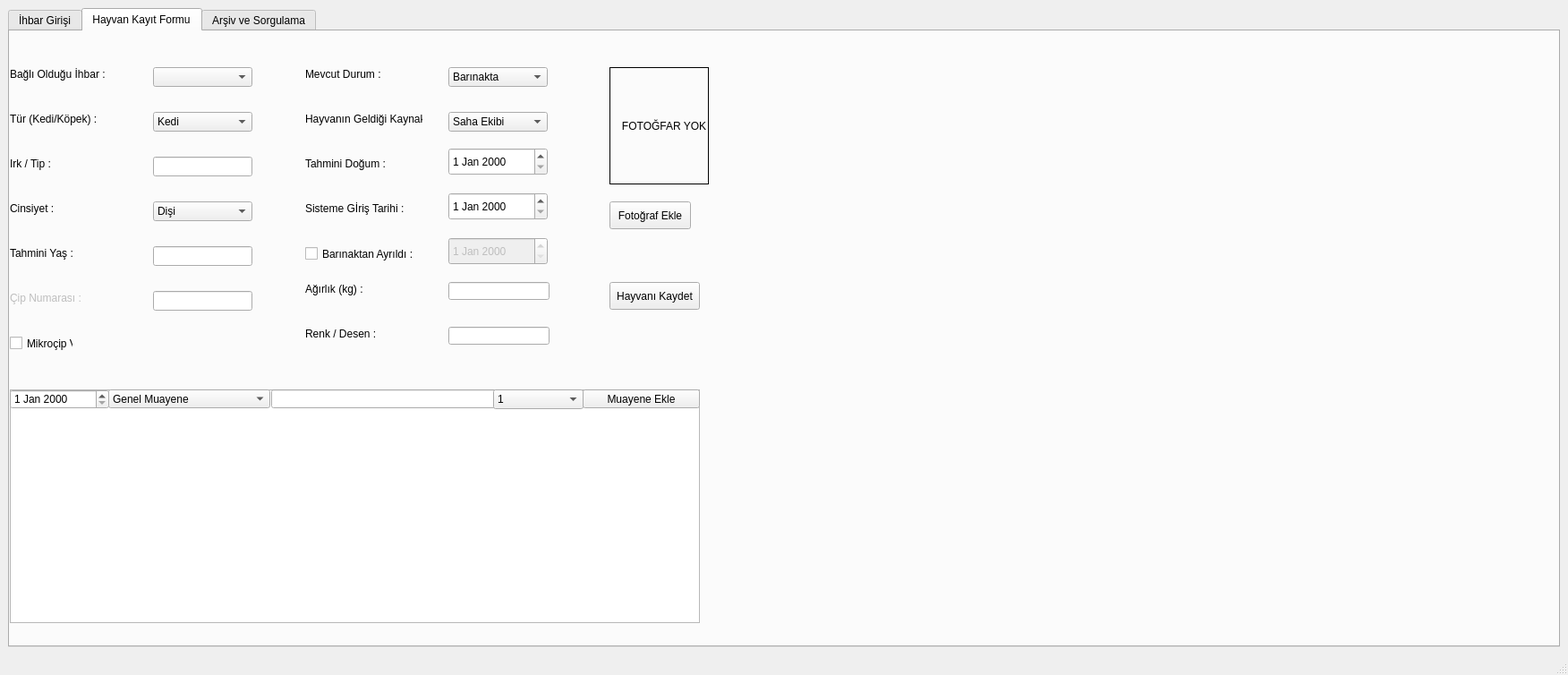
<?xml version="1.0" encoding="UTF-8"?>
<ui version="4.0">
 <class>MainWindow</class>
 <widget class="QMainWindow" name="MainWindow">
  <property name="geometry">
   <rect>
    <x>0</x>
    <y>0</y>
    <width>1752</width>
    <height>754</height>
   </rect>
  </property>
  <property name="windowTitle">
   <string>MainWindow</string>
  </property>
  <widget class="QWidget" name="centralwidget">
   <layout class="QGridLayout" name="gridLayout">
    <item row="0" column="0">
     <widget class="QTabWidget" name="anaSekme">
      <property name="enabled">
       <bool>true</bool>
      </property>
      <property name="currentIndex">
       <number>1</number>
      </property>
      <widget class="QWidget" name="tab">
       <attribute name="title">
        <string>İhbar Girişi</string>
       </attribute>
       <layout class="QHBoxLayout" name="horizontalLayout">
        <item>
         <widget class="QLabel" name="label">
          <property name="text">
           <string>İhbar Sahibi :</string>
          </property>
         </widget>
        </item>
        <item>
         <widget class="QLineEdit" name="txtIhbarSahibi"/>
        </item>
        <item>
         <widget class="QLabel" name="label_2">
          <property name="text">
           <string>Adres :</string>
          </property>
         </widget>
        </item>
        <item>
         <widget class="QTextEdit" name="txtIhbarAdres">
          <property name="html">
           <string>&lt;!DOCTYPE HTML PUBLIC &quot;-//W3C//DTD HTML 4.0//EN&quot; &quot;http://www.w3.org/TR/REC-html40/strict.dtd&quot;&gt;
&lt;html&gt;&lt;head&gt;&lt;meta name=&quot;qrichtext&quot; content=&quot;1&quot; /&gt;&lt;meta charset=&quot;utf-8&quot; /&gt;&lt;style type=&quot;text/css&quot;&gt;
p, li { white-space: pre-wrap; }
hr { height: 1px; border-width: 0; }
li.unchecked::marker { content: &quot;\2610&quot;; }
li.checked::marker { content: &quot;\2612&quot;; }
&lt;/style&gt;&lt;/head&gt;&lt;body style=&quot; font-family:'Segoe UI'; font-size:9pt; font-weight:400; font-style:normal;&quot;&gt;
&lt;p style=&quot;-qt-paragraph-type:empty; margin-top:0px; margin-bottom:0px; margin-left:0px; margin-right:0px; -qt-block-indent:0; text-indent:0px;&quot;&gt;&lt;br /&gt;&lt;/p&gt;&lt;/body&gt;&lt;/html&gt;</string>
          </property>
         </widget>
        </item>
        <item>
         <widget class="QTableWidget" name="tabloIhbarlar"/>
        </item>
        <item>
         <widget class="QPushButton" name="btnIhbarSil">
          <property name="palette">
           <palette>
            <active>
             <colorrole role="WindowText">
              <brush brushstyle="SolidPattern">
               <color alpha="255">
                <red>255</red>
                <green>255</green>
                <blue>255</blue>
               </color>
              </brush>
             </colorrole>
             <colorrole role="Button">
              <brush brushstyle="SolidPattern">
               <color alpha="255">
                <red>220</red>
                <green>53</green>
                <blue>69</blue>
               </color>
              </brush>
             </colorrole>
             <colorrole role="Text">
              <brush brushstyle="SolidPattern">
               <color alpha="255">
                <red>255</red>
                <green>255</green>
                <blue>255</blue>
               </color>
              </brush>
             </colorrole>
             <colorrole role="ButtonText">
              <brush brushstyle="SolidPattern">
               <color alpha="255">
                <red>255</red>
                <green>255</green>
                <blue>255</blue>
               </color>
              </brush>
             </colorrole>
             <colorrole role="Base">
              <brush brushstyle="SolidPattern">
               <color alpha="255">
                <red>220</red>
                <green>53</green>
                <blue>69</blue>
               </color>
              </brush>
             </colorrole>
             <colorrole role="Window">
              <brush brushstyle="SolidPattern">
               <color alpha="255">
                <red>220</red>
                <green>53</green>
                <blue>69</blue>
               </color>
              </brush>
             </colorrole>
             <colorrole role="PlaceholderText">
              <brush brushstyle="SolidPattern">
               <color alpha="128">
                <red>255</red>
                <green>255</green>
                <blue>255</blue>
               </color>
              </brush>
             </colorrole>
            </active>
            <inactive>
             <colorrole role="WindowText">
              <brush brushstyle="SolidPattern">
               <color alpha="255">
                <red>255</red>
                <green>255</green>
                <blue>255</blue>
               </color>
              </brush>
             </colorrole>
             <colorrole role="Button">
              <brush brushstyle="SolidPattern">
               <color alpha="255">
                <red>220</red>
                <green>53</green>
                <blue>69</blue>
               </color>
              </brush>
             </colorrole>
             <colorrole role="Text">
              <brush brushstyle="SolidPattern">
               <color alpha="255">
                <red>255</red>
                <green>255</green>
                <blue>255</blue>
               </color>
              </brush>
             </colorrole>
             <colorrole role="ButtonText">
              <brush brushstyle="SolidPattern">
               <color alpha="255">
                <red>255</red>
                <green>255</green>
                <blue>255</blue>
               </color>
              </brush>
             </colorrole>
             <colorrole role="Base">
              <brush brushstyle="SolidPattern">
               <color alpha="255">
                <red>220</red>
                <green>53</green>
                <blue>69</blue>
               </color>
              </brush>
             </colorrole>
             <colorrole role="Window">
              <brush brushstyle="SolidPattern">
               <color alpha="255">
                <red>220</red>
                <green>53</green>
                <blue>69</blue>
               </color>
              </brush>
             </colorrole>
             <colorrole role="PlaceholderText">
              <brush brushstyle="SolidPattern">
               <color alpha="128">
                <red>255</red>
                <green>255</green>
                <blue>255</blue>
               </color>
              </brush>
             </colorrole>
            </inactive>
            <disabled>
             <colorrole role="WindowText">
              <brush brushstyle="SolidPattern">
               <color alpha="255">
                <red>255</red>
                <green>255</green>
                <blue>255</blue>
               </color>
              </brush>
             </colorrole>
             <colorrole role="Button">
              <brush brushstyle="SolidPattern">
               <color alpha="255">
                <red>220</red>
                <green>53</green>
                <blue>69</blue>
               </color>
              </brush>
             </colorrole>
             <colorrole role="Text">
              <brush brushstyle="SolidPattern">
               <color alpha="255">
                <red>255</red>
                <green>255</green>
                <blue>255</blue>
               </color>
              </brush>
             </colorrole>
             <colorrole role="ButtonText">
              <brush brushstyle="SolidPattern">
               <color alpha="255">
                <red>255</red>
                <green>255</green>
                <blue>255</blue>
               </color>
              </brush>
             </colorrole>
             <colorrole role="Base">
              <brush brushstyle="SolidPattern">
               <color alpha="255">
                <red>220</red>
                <green>53</green>
                <blue>69</blue>
               </color>
              </brush>
             </colorrole>
             <colorrole role="Window">
              <brush brushstyle="SolidPattern">
               <color alpha="255">
                <red>220</red>
                <green>53</green>
                <blue>69</blue>
               </color>
              </brush>
             </colorrole>
             <colorrole role="LinkVisited">
              <brush brushstyle="SolidPattern">
               <color alpha="255">
                <red>89</red>
                <green>0</green>
                <blue>0</blue>
               </color>
              </brush>
             </colorrole>
             <colorrole role="PlaceholderText">
              <brush brushstyle="SolidPattern">
               <color alpha="128">
                <red>255</red>
                <green>255</green>
                <blue>255</blue>
               </color>
              </brush>
             </colorrole>
            </disabled>
           </palette>
          </property>
          <property name="styleSheet">
           <string notr="true">background-color: #dc3545;  /* Uyarıcı bir Kırmızı */
color: white;
border-radius: 5px;
font-weight: bold;
padding: 5px;</string>
          </property>
          <property name="text">
           <string>Seçili İhbarı Sil</string>
          </property>
         </widget>
        </item>
        <item>
         <widget class="QPushButton" name="btnIhbarKaydet">
          <property name="styleSheet">
           <string notr="true">background-color: #28a745;  /* Güzel bir Yeşil */
color: white;               /* Yazı rengi Beyaz */
border-radius: 5px;         /* Kenarları hafif yuvarla */
font-weight: bold;          /* Yazıyı kalın yap */
padding: 5px;               /* İçeriye biraz boşluk ver */</string>
          </property>
          <property name="text">
           <string>İhbarı Kaydet</string>
          </property>
         </widget>
        </item>
       </layout>
      </widget>
      <widget class="QWidget" name="tab_2">
       <attribute name="title">
        <string>Hayvan Kayıt Formu</string>
       </attribute>
       <widget class="QPushButton" name="btnHayvanKaydet">
        <property name="geometry">
         <rect>
          <x>670</x>
          <y>280</y>
          <width>101</width>
          <height>31</height>
         </rect>
        </property>
        <property name="text">
         <string>Hayvanı Kaydet</string>
        </property>
       </widget>
       <widget class="QLabel" name="label_6">
        <property name="geometry">
         <rect>
          <x>0</x>
          <y>190</y>
          <width>81</width>
          <height>16</height>
         </rect>
        </property>
        <property name="text">
         <string>Cinsiyet :</string>
        </property>
       </widget>
       <widget class="QLabel" name="label_5">
        <property name="geometry">
         <rect>
          <x>0</x>
          <y>140</y>
          <width>81</width>
          <height>16</height>
         </rect>
        </property>
        <property name="text">
         <string>Irk / Tip :</string>
        </property>
       </widget>
       <widget class="QPushButton" name="btnFotoSec">
        <property name="geometry">
         <rect>
          <x>670</x>
          <y>190</y>
          <width>91</width>
          <height>31</height>
         </rect>
        </property>
        <property name="text">
         <string>Fotoğraf Ekle</string>
        </property>
       </widget>
       <widget class="QLineEdit" name="txtIrk">
        <property name="geometry">
         <rect>
          <x>160</x>
          <y>140</y>
          <width>111</width>
          <height>22</height>
         </rect>
        </property>
       </widget>
       <widget class="QComboBox" name="cmbTur">
        <property name="geometry">
         <rect>
          <x>160</x>
          <y>90</y>
          <width>111</width>
          <height>22</height>
         </rect>
        </property>
        <item>
         <property name="text">
          <string>Kedi</string>
         </property>
        </item>
        <item>
         <property name="text">
          <string>Köpek</string>
         </property>
        </item>
       </widget>
       <widget class="QLabel" name="lblResim">
        <property name="geometry">
         <rect>
          <x>670</x>
          <y>40</y>
          <width>111</width>
          <height>131</height>
         </rect>
        </property>
        <property name="frameShape">
         <enum>QFrame::Shape::Box</enum>
        </property>
        <property name="text">
         <string>   FOTOĞFAR YOK</string>
        </property>
       </widget>
       <widget class="QLabel" name="label_7">
        <property name="geometry">
         <rect>
          <x>0</x>
          <y>240</y>
          <width>101</width>
          <height>16</height>
         </rect>
        </property>
        <property name="text">
         <string>Tahmini Yaş :</string>
        </property>
       </widget>
       <widget class="QLabel" name="label_3">
        <property name="geometry">
         <rect>
          <x>0</x>
          <y>40</y>
          <width>121</width>
          <height>16</height>
         </rect>
        </property>
        <property name="text">
         <string>Bağlı Olduğu İhbar :</string>
        </property>
       </widget>
       <widget class="QComboBox" name="cmbCinsiyet">
        <property name="geometry">
         <rect>
          <x>160</x>
          <y>190</y>
          <width>111</width>
          <height>22</height>
         </rect>
        </property>
        <item>
         <property name="text">
          <string>Dişi</string>
         </property>
        </item>
        <item>
         <property name="text">
          <string>Erkek</string>
         </property>
        </item>
       </widget>
       <widget class="QLabel" name="label_4">
        <property name="geometry">
         <rect>
          <x>0</x>
          <y>90</y>
          <width>111</width>
          <height>16</height>
         </rect>
        </property>
        <property name="text">
         <string>Tür (Kedi/Köpek) :</string>
        </property>
       </widget>
       <widget class="QComboBox" name="cmbBagliIhbar">
        <property name="geometry">
         <rect>
          <x>160</x>
          <y>40</y>
          <width>111</width>
          <height>22</height>
         </rect>
        </property>
       </widget>
       <widget class="QLineEdit" name="txtYas">
        <property name="geometry">
         <rect>
          <x>160</x>
          <y>240</y>
          <width>111</width>
          <height>22</height>
         </rect>
        </property>
        <property name="text">
         <string/>
        </property>
       </widget>
       <widget class="QLineEdit" name="txtCip">
        <property name="geometry">
         <rect>
          <x>160</x>
          <y>290</y>
          <width>111</width>
          <height>22</height>
         </rect>
        </property>
        <property name="text">
         <string/>
        </property>
       </widget>
       <widget class="QLabel" name="label_8">
        <property name="enabled">
         <bool>false</bool>
        </property>
        <property name="geometry">
         <rect>
          <x>0</x>
          <y>290</y>
          <width>101</width>
          <height>16</height>
         </rect>
        </property>
        <property name="text">
         <string>Çip Numarası :</string>
        </property>
       </widget>
       <widget class="QLabel" name="label_11">
        <property name="geometry">
         <rect>
          <x>330</x>
          <y>280</y>
          <width>101</width>
          <height>16</height>
         </rect>
        </property>
        <property name="text">
         <string>Ağırlık (kg) :</string>
        </property>
       </widget>
       <widget class="QLineEdit" name="txtAgirlik">
        <property name="geometry">
         <rect>
          <x>490</x>
          <y>280</y>
          <width>113</width>
          <height>20</height>
         </rect>
        </property>
       </widget>
       <widget class="QLabel" name="label_12">
        <property name="geometry">
         <rect>
          <x>330</x>
          <y>330</y>
          <width>101</width>
          <height>16</height>
         </rect>
        </property>
        <property name="text">
         <string>Renk / Desen :</string>
        </property>
       </widget>
       <widget class="QLineEdit" name="txtRenk">
        <property name="geometry">
         <rect>
          <x>490</x>
          <y>330</y>
          <width>113</width>
          <height>20</height>
         </rect>
        </property>
       </widget>
       <widget class="QLabel" name="label_13">
        <property name="geometry">
         <rect>
          <x>330</x>
          <y>40</y>
          <width>101</width>
          <height>16</height>
         </rect>
        </property>
        <property name="text">
         <string>Mevcut Durum :</string>
        </property>
       </widget>
       <widget class="QComboBox" name="cmbDurum">
        <property name="geometry">
         <rect>
          <x>490</x>
          <y>40</y>
          <width>111</width>
          <height>22</height>
         </rect>
        </property>
        <item>
         <property name="text">
          <string>Barınakta</string>
         </property>
        </item>
        <item>
         <property name="text">
          <string>Karantinada</string>
         </property>
        </item>
        <item>
         <property name="text">
          <string>Rehabilitasyon</string>
         </property>
        </item>
        <item>
         <property name="text">
          <string>Tedavi Altında</string>
         </property>
        </item>
        <item>
         <property name="text">
          <string>Sahiplendirildi</string>
         </property>
        </item>
        <item>
         <property name="text">
          <string>Transfer </string>
         </property>
        </item>
        <item>
         <property name="text">
          <string>EX</string>
         </property>
        </item>
        <item>
         <property name="text">
          <string>Kayıp</string>
         </property>
        </item>
       </widget>
       <widget class="QLabel" name="label_14">
        <property name="geometry">
         <rect>
          <x>330</x>
          <y>90</y>
          <width>131</width>
          <height>16</height>
         </rect>
        </property>
        <property name="text">
         <string>Hayvanın Geldiği Kaynak :</string>
        </property>
       </widget>
       <widget class="QComboBox" name="cmbKaynak">
        <property name="geometry">
         <rect>
          <x>490</x>
          <y>90</y>
          <width>111</width>
          <height>22</height>
         </rect>
        </property>
        <item>
         <property name="text">
          <string>Saha Ekibi</string>
         </property>
        </item>
        <item>
         <property name="text">
          <string>Acil Yaralı Geldi</string>
         </property>
        </item>
        <item>
         <property name="text">
          <string>İhbar</string>
         </property>
        </item>
        <item>
         <property name="text">
          <string>Vatandaş Teslimi</string>
         </property>
        </item>
        <item>
         <property name="text">
          <string>Terkedilmiş</string>
         </property>
        </item>
        <item>
         <property name="text">
          <string>Doğal Yaşamından Transfer</string>
         </property>
        </item>
        <item>
         <property name="text">
          <string>Büyükşehir Barınağından Transfer</string>
         </property>
        </item>
        <item>
         <property name="text">
          <string>Barınakta Doğum</string>
         </property>
        </item>
        <item>
         <property name="text">
          <string>Polis / Jandarma Teslimi</string>
         </property>
        </item>
       </widget>
       <widget class="QLabel" name="label_15">
        <property name="geometry">
         <rect>
          <x>330</x>
          <y>140</y>
          <width>101</width>
          <height>16</height>
         </rect>
        </property>
        <property name="text">
         <string>Tahmini Doğum :</string>
        </property>
       </widget>
       <widget class="QDateEdit" name="dateDogum">
        <property name="geometry">
         <rect>
          <x>490</x>
          <y>130</y>
          <width>111</width>
          <height>31</height>
         </rect>
        </property>
       </widget>
       <widget class="QLabel" name="label_16">
        <property name="geometry">
         <rect>
          <x>330</x>
          <y>190</y>
          <width>121</width>
          <height>16</height>
         </rect>
        </property>
        <property name="text">
         <string>Sisteme Gİriş Tarihi :</string>
        </property>
       </widget>
       <widget class="QDateEdit" name="dateGiris">
        <property name="geometry">
         <rect>
          <x>490</x>
          <y>180</y>
          <width>111</width>
          <height>31</height>
         </rect>
        </property>
       </widget>
       <widget class="QCheckBox" name="chkCipVar">
        <property name="geometry">
         <rect>
          <x>0</x>
          <y>340</y>
          <width>71</width>
          <height>17</height>
         </rect>
        </property>
        <property name="text">
         <string>Mikroçip Var</string>
        </property>
       </widget>
       <widget class="QCheckBox" name="chkCikis">
        <property name="enabled">
         <bool>true</bool>
        </property>
        <property name="geometry">
         <rect>
          <x>330</x>
          <y>240</y>
          <width>151</width>
          <height>17</height>
         </rect>
        </property>
        <property name="text">
         <string>Barınaktan Ayrıldı :</string>
        </property>
       </widget>
       <widget class="QDateEdit" name="dateCikis">
        <property name="enabled">
         <bool>false</bool>
        </property>
        <property name="geometry">
         <rect>
          <x>490</x>
          <y>230</y>
          <width>111</width>
          <height>31</height>
         </rect>
        </property>
       </widget>
       <widget class="QTextEdit" name="txtMedikal">
        <property name="geometry">
         <rect>
          <x>0</x>
          <y>400</y>
          <width>771</width>
          <height>261</height>
         </rect>
        </property>
        <property name="readOnly">
         <bool>true</bool>
        </property>
       </widget>
       <widget class="QDateEdit" name="dateTedaviIslem">
        <property name="geometry">
         <rect>
          <x>0</x>
          <y>400</y>
          <width>111</width>
          <height>22</height>
         </rect>
        </property>
       </widget>
       <widget class="QComboBox" name="cmbTedaviTur">
        <property name="geometry">
         <rect>
          <x>110</x>
          <y>400</y>
          <width>181</width>
          <height>21</height>
         </rect>
        </property>
        <item>
         <property name="text">
          <string>Genel Muayene</string>
         </property>
        </item>
        <item>
         <property name="text">
          <string>Aşı</string>
         </property>
        </item>
        <item>
         <property name="text">
          <string>Parazit</string>
         </property>
        </item>
        <item>
         <property name="text">
          <string>Ameliyat</string>
         </property>
        </item>
        <item>
         <property name="text">
          <string>İlaç</string>
         </property>
        </item>
        <item>
         <property name="text">
          <string>Diğer</string>
         </property>
        </item>
       </widget>
       <widget class="QLineEdit" name="txtTedaviNot">
        <property name="geometry">
         <rect>
          <x>292</x>
          <y>400</y>
          <width>251</width>
          <height>21</height>
         </rect>
        </property>
       </widget>
       <widget class="QPushButton" name="pushButton">
        <property name="geometry">
         <rect>
          <x>640</x>
          <y>400</y>
          <width>131</width>
          <height>21</height>
         </rect>
        </property>
        <property name="text">
         <string>Muayene Ekle</string>
        </property>
       </widget>
       <widget class="QComboBox" name="cmbPadok">
        <property name="geometry">
         <rect>
          <x>540</x>
          <y>400</y>
          <width>101</width>
          <height>22</height>
         </rect>
        </property>
        <item>
         <property name="text">
          <string>1</string>
         </property>
        </item>
        <item>
         <property name="text">
          <string>2</string>
         </property>
        </item>
        <item>
         <property name="text">
          <string>3</string>
         </property>
        </item>
        <item>
         <property name="text">
          <string>4</string>
         </property>
        </item>
        <item>
         <property name="text">
          <string>5</string>
         </property>
        </item>
        <item>
         <property name="text">
          <string>6</string>
         </property>
        </item>
        <item>
         <property name="text">
          <string>7</string>
         </property>
        </item>
        <item>
         <property name="text">
          <string>8</string>
         </property>
        </item>
        <item>
         <property name="text">
          <string>9</string>
         </property>
        </item>
        <item>
         <property name="text">
          <string>10</string>
         </property>
        </item>
        <item>
         <property name="text">
          <string>11</string>
         </property>
        </item>
        <item>
         <property name="text">
          <string>12</string>
         </property>
        </item>
        <item>
         <property name="text">
          <string>13</string>
         </property>
        </item>
        <item>
         <property name="text">
          <string>14</string>
         </property>
        </item>
        <item>
         <property name="text">
          <string>15</string>
         </property>
        </item>
        <item>
         <property name="text">
          <string>16</string>
         </property>
        </item>
        <item>
         <property name="text">
          <string>17</string>
         </property>
        </item>
        <item>
         <property name="text">
          <string>18</string>
         </property>
        </item>
        <item>
         <property name="text">
          <string>19</string>
         </property>
        </item>
        <item>
         <property name="text">
          <string>20</string>
         </property>
        </item>
        <item>
         <property name="text">
          <string>21</string>
         </property>
        </item>
        <item>
         <property name="text">
          <string>22</string>
         </property>
        </item>
        <item>
         <property name="text">
          <string>23</string>
         </property>
        </item>
        <item>
         <property name="text">
          <string>24</string>
         </property>
        </item>
        <item>
         <property name="text">
          <string>25</string>
         </property>
        </item>
        <item>
         <property name="text">
          <string>26</string>
         </property>
        </item>
        <item>
         <property name="text">
          <string>27</string>
         </property>
        </item>
        <item>
         <property name="text">
          <string>28</string>
         </property>
        </item>
        <item>
         <property name="text">
          <string>29</string>
         </property>
        </item>
        <item>
         <property name="text">
          <string>30</string>
         </property>
        </item>
       </widget>
      </widget>
      <widget class="QWidget" name="tab_3">
       <attribute name="title">
        <string>Arşiv ve Sorgulama</string>
       </attribute>
       <layout class="QGridLayout" name="gridLayout_3">
        <item row="0" column="0">
         <widget class="QLabel" name="label_9">
          <property name="text">
           <string>İsme Göre Ara :</string>
          </property>
         </widget>
        </item>
        <item row="0" column="5">
         <widget class="QComboBox" name="cmbArsivFiltre">
          <item>
           <property name="text">
            <string>Tümü</string>
           </property>
          </item>
          <item>
           <property name="text">
            <string>Köpek</string>
           </property>
          </item>
          <item>
           <property name="text">
            <string>Kedi</string>
           </property>
          </item>
         </widget>
        </item>
        <item row="0" column="4">
         <widget class="QLabel" name="label_10">
          <property name="text">
           <string>Filtreleme :</string>
          </property>
         </widget>
        </item>
        <item row="0" column="1">
         <widget class="QLineEdit" name="txtArama"/>
        </item>
        <item row="0" column="2">
         <widget class="QPushButton" name="btnArsivSil">
          <property name="text">
           <string>Seçilen Hayvanı Sil</string>
          </property>
         </widget>
        </item>
        <item row="0" column="6">
         <widget class="QPushButton" name="btnArsivListele">
          <property name="text">
           <string>Tüm Kayıtları Getir</string>
          </property>
         </widget>
        </item>
        <item row="0" column="7">
         <widget class="QPushButton" name="btnExcelAktar">
          <property name="text">
           <string>Excel'e Aktar</string>
          </property>
         </widget>
        </item>
        <item row="1" column="0" colspan="8">
         <widget class="QTableWidget" name="tabloArsiv">
          <property name="iconSize">
           <size>
            <width>100</width>
            <height>100</height>
           </size>
          </property>
         </widget>
        </item>
       </layout>
      </widget>
     </widget>
    </item>
   </layout>
  </widget>
  <widget class="QMenuBar" name="menubar">
   <property name="geometry">
    <rect>
     <x>0</x>
     <y>0</y>
     <width>1752</width>
     <height>17</height>
    </rect>
   </property>
  </widget>
  <widget class="QStatusBar" name="statusbar"/>
 </widget>
 <resources/>
 <connections/>
</ui>
